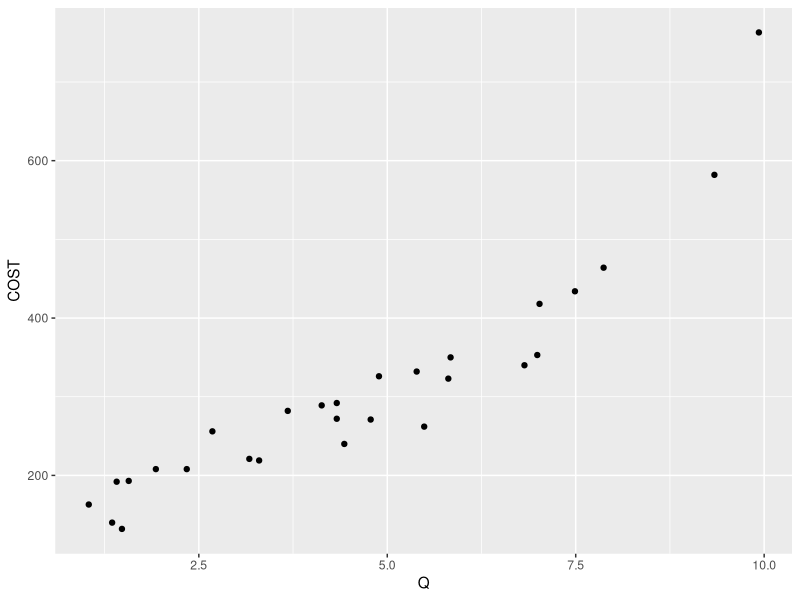

The R script that drew this image:
## ---- chunk 1
library(tidyverse)
#
COST_TEXT <- read_csv("COST_TEXT.csv")
#
ggplot(COST_TEXT, aes(x = Q, y = COST)) + geom_point()
#
model1 <- lm(COST ~ Q + I(Q^2), data = COST_TEXT)
summary(model1)
# 
model2 <- lm(COST ~ poly(Q, 2, raw = TRUE), data = COST_TEXT)
summary(model2)
